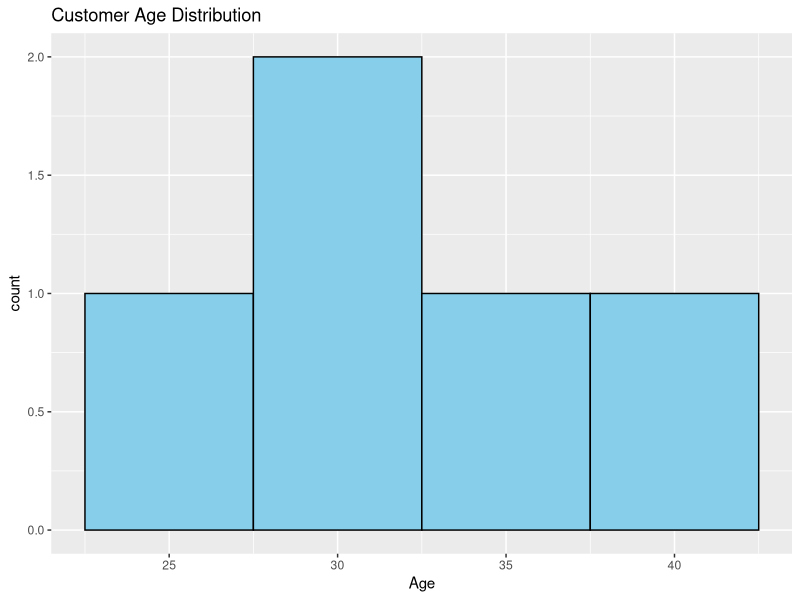
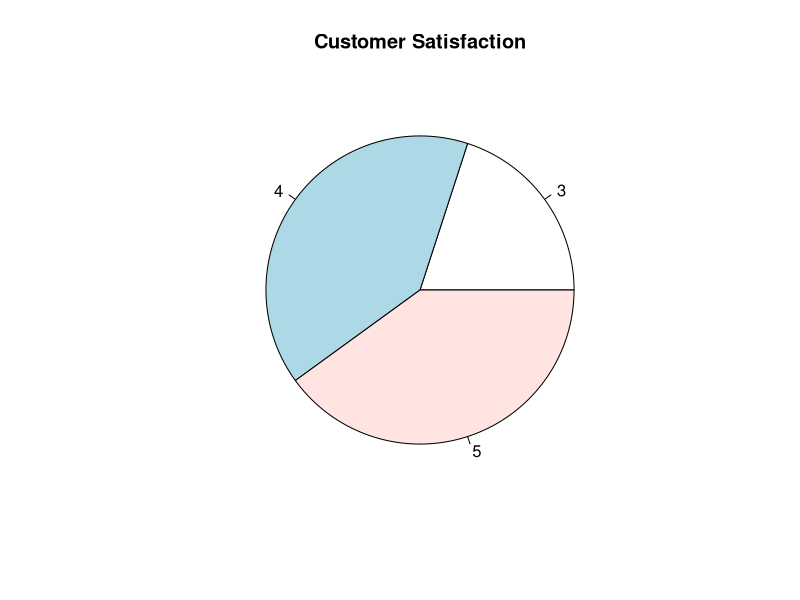
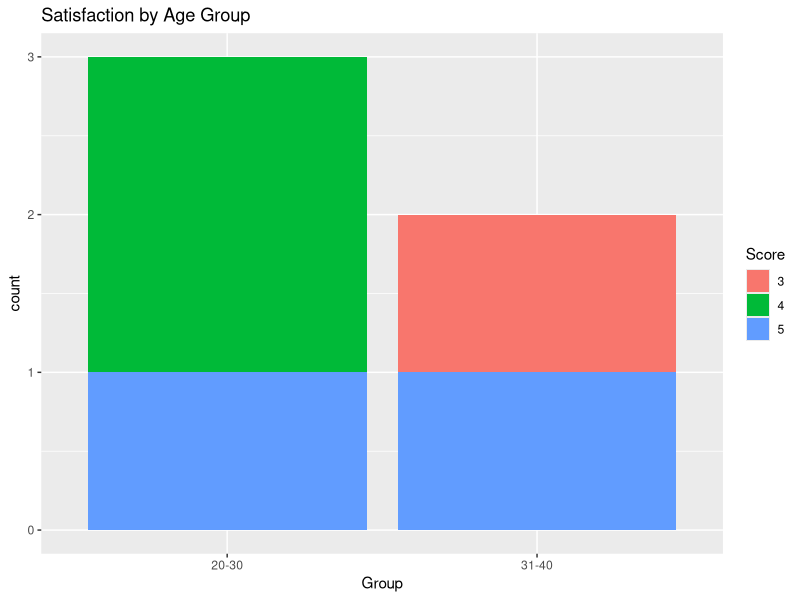
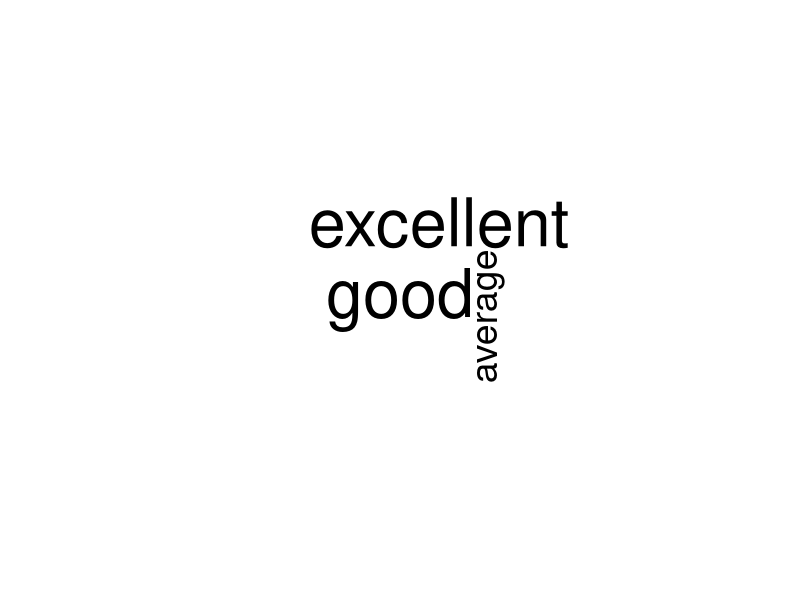

The R source for these figures, in order:
library(ggplot2)
library(wordcloud)

customer<-data.frame(
ID=1:5,
Age=c(25,30,35,28,40),
Score=c(4,5,3,4,5)
)

ggplot(customer,aes(Age))+geom_histogram(binwidth=5,fill="skyblue",color="black")+labs(title="Customer Age Distribution")
pie(table(customer$Score),labels=names(table(customer$Score)),main="Customer Satisfaction")
customer$Group<-c("20-30","20-30","31-40","20-30","31-40")
ggplot(customer,aes(Group,fill=factor(Score)))+geom_bar()+labs(fill="Score",title="Satisfaction by Age Group")
feedback<-c("Good","Excellent","Good","Average","Excellent")
wordcloud(feedback)
